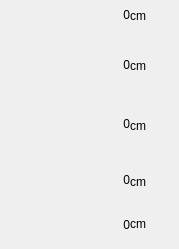
     <widget class="QWidget" name="scrollAreaWidgetContents">
      <property name="geometry">
       <rect>
        <x>0</x>
        <y>0</y>
        <width>179</width>
        <height>249</height>
       </rect>
      </property>
      <widget class="QLabel" name="label_96">
       <property name="geometry">
        <rect>
         <x>70</x>
         <y>208</y>
         <width>60</width>
         <height>33</height>
        </rect>
       </property>
       <property name="text">
        <string>0</string>
       </property>
       <property name="alignment">
        <set>Qt::AlignRight|Qt::AlignTrailing|Qt::AlignVCenter</set>
       </property>
      </widget>
      <widget class="QLabel" name="label_28">
       <property name="geometry">
        <rect>
         <x>10</x>
         <y>161</y>
         <width>40</width>
         <height>40</height>
        </rect>
       </property>
       <property name="styleSheet">
        <string notr="true">border-image: url(:/images/parameters/CutHeightLeft.png);</string>
       </property>
       <property name="text">
        <string/>
       </property>
      </widget>
      <widget class="QLabel" name="label_59">
       <property name="geometry">
        <rect>
         <x>10</x>
         <y>48</y>
         <width>40</width>
         <height>40</height>
        </rect>
       </property>
       <property name="styleSheet">
        <string notr="true">border-image: url(:/images/parameters/ReelShift.png);</string>
       </property>
       <property name="text">
        <string/>
       </property>
      </widget>
      <widget class="QLabel" name="profiling_height">
       <property name="geometry">
        <rect>
         <x>70</x>
         <y>-2</y>
         <width>60</width>
         <height>33</height>
        </rect>
       </property>
       <property name="text">
        <string>0</string>
       </property>
       <property name="alignment">
        <set>Qt::AlignRight|Qt::AlignTrailing|Qt::AlignVCenter</set>
       </property>
      </widget>
      <widget class="QLabel" name="label_95">
       <property name="geometry">
        <rect>
         <x>70</x>
         <y>163</y>
         <width>60</width>
         <height>33</height>
        </rect>
       </property>
       <property name="text">
        <string>0</string>
       </property>
       <property name="alignment">
        <set>Qt::AlignRight|Qt::AlignTrailing|Qt::AlignVCenter</set>
       </property>
      </widget>
      <widget class="QLabel" name="reel_height">
       <property name="geometry">
        <rect>
         <x>70</x>
         <y>107</y>
         <width>60</width>
         <height>33</height>
        </rect>
       </property>
       <property name="text">
        <string>0</string>
       </property>
       <property name="alignment">
        <set>Qt::AlignRight|Qt::AlignTrailing|Qt::AlignVCenter</set>
       </property>
      </widget>
      <widget class="QLabel" name="label_68">
       <property name="geometry">
        <rect>
         <x>10</x>
         <y>208</y>
         <width>40</width>
         <height>40</height>
        </rect>
       </property>
       <property name="styleSheet">
        <string notr="true">border-image: url(:/images/parameters/CutHeightRight.png);</string>
       </property>
       <property name="text">
        <string/>
       </property>
      </widget>
      <widget class="QLabel" name="reel_shift">
       <property name="geometry">
        <rect>
         <x>70</x>
         <y>48</y>
         <width>60</width>
         <height>33</height>
        </rect>
       </property>
       <property name="text">
        <string>0</string>
       </property>
       <property name="alignment">
        <set>Qt::AlignRight|Qt::AlignTrailing|Qt::AlignVCenter</set>
       </property>
      </widget>
      <widget class="QLabel" name="label_25">
       <property name="geometry">
        <rect>
         <x>10</x>
         <y>-2</y>
         <width>40</width>
         <height>40</height>
        </rect>
       </property>
       <property name="styleSheet">
        <string notr="true">border-image: url(:/images/parameters/ProfilingHeight.png);</string>
       </property>
       <property name="text">
        <string/>
       </property>
      </widget>
      <widget class="QLabel" name="label_43">
       <property name="geometry">
        <rect>
         <x>13</x>
         <y>105</y>
         <width>40</width>
         <height>40</height>
        </rect>
       </property>
       <property name="styleSheet">
        <string notr="true">border-image: url(:/images/parameters/ReelHeight.png);</string>
       </property>
       <property name="text">
        <string/>
       </property>
      </widget>
      <widget class="QLabel" name="label_92">
       <property name="geometry">
        <rect>
         <x>130</x>
         <y>0</y>
         <width>45</width>
         <height>31</height>
        </rect>
       </property>
       <property name="text">
        <string>cm</string>
       </property>
      </widget>
      <widget class="QLabel" name="label_93">
       <property name="geometry">
        <rect>
         <x>130</x>
         <y>50</y>
         <width>45</width>
         <height>31</height>
        </rect>
       </property>
       <property name="text">
        <string>cm</string>
       </property>
      </widget>
      <widget class="QLabel" name="label_94">
       <property name="geometry">
        <rect>
         <x>130</x>
         <y>110</y>
         <width>45</width>
         <height>31</height>
        </rect>
       </property>
       <property name="text">
        <string>cm</string>
       </property>
      </widget>
      <widget class="QLabel" name="label_97">
       <property name="geometry">
        <rect>
         <x>130</x>
         <y>166</y>
         <width>45</width>
         <height>31</height>
        </rect>
       </property>
       <property name="text">
        <string>cm</string>
       </property>
      </widget>
      <widget class="QLabel" name="label_98">
       <property name="geometry">
        <rect>
         <x>130</x>
         <y>208</y>
         <width>45</width>
         <height>31</height>
        </rect>
       </property>
       <property name="text">
        <string>cm</string>
       </property>
      </widget>
     </widget>
